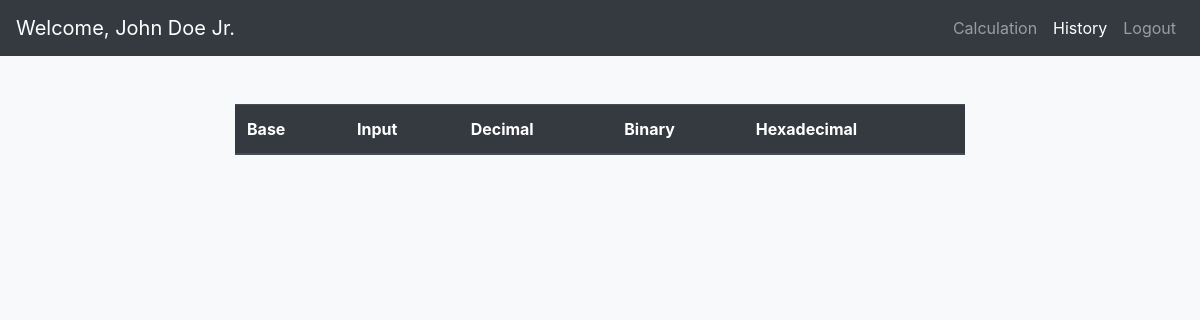
Page /dashboard (signed in) on the earlier database version.
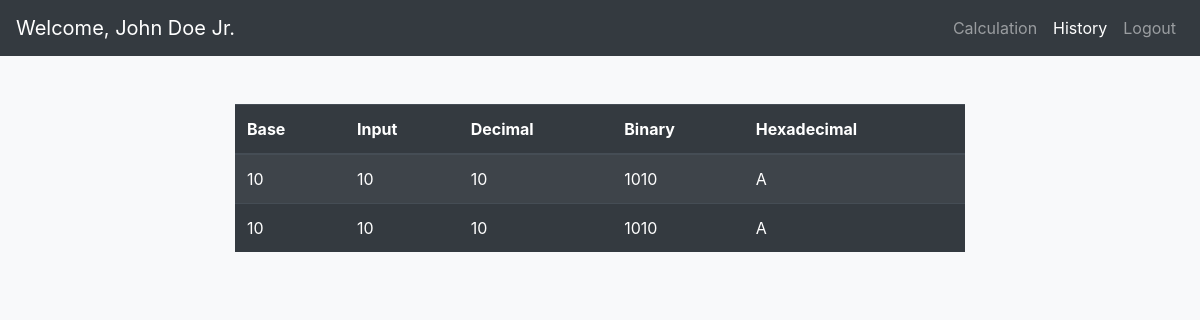
Same page on the later database version.
### tables this page shows
CREATE TABLE Calculation (
						ID INTEGER PRIMARY KEY,
						Input_Value TEXT NOT NULL,
						Input_Type INTEGER NOT NULL,
						User_ID INTEGER NOT NULL,
						FOREIGN KEY (User_ID)
							REFERENCES Users(ID)
								ON DELETE CASCADE
								ON UPDATE CASCADE
					);

### app.py (the view, shortened to what this page needs)
    @app.route("/dashboard")
    def dashboard():
        if "user_id" not in session:
            return redirect(url_for("index"))
        history = calculation.get_user_history(session.get("user_id"))
        output = []
        for h in history:
            dec_val = int(h[0], h[1])
            hex_val = hex(dec_val).replace("0x", "").upper()
            bin_val = bin(dec_val).replace("0b", "")
            output.append(
                {
                    "input": h[0],
                    "base": h[1],
                    "hex": hex_val,
                    "dec": dec_val,
                    "bin": bin_val,
                }
            )
        return render_template(
            "dashboard.html",
            user_id=session.get("user_id"),
            user_name=session.get("user_name"),
            history=output,
        )

### utilities/calculation.py (called while the page is built)
    def get_user_history(self, userID):
        query = "SELECT Input_Value, Input_Type FROM Calculation WHERE User_ID=? ORDER BY User_ID DESC LIMIT 10"
        try:
            with sql.connect(dbname) as conn:
                cur = conn.cursor()
                cur.execute(query, (userID,))
                rows = list(cur.fetchall())
                return rows
        except:
            conn.rollback()
        return None

### templates/dashboard.html (shortened to what this page needs)
{%extends "base.html"%}
{%set title="History Page"%}
{%block body_main%}
<div class="container my-5">
	<div class="row">
		<div class="col-12 col-md-10 col-lg-8 mx-auto table-responsive">
			<table class="table table-dark table-striped w-100">
				<thead>
					<tr>
						<th>Base</th>
						<th>Input</th>
						<th>Decimal</th>
						<th>Binary</th>
						<th>Hexadecimal</th>
					</tr>
				</thead>
				<tbody>
					{%for record in history%}
					<tr>
						<td>{{record["base"]}}</td>
						<td>{{record["input"]}}</td>
						<td>{{record["dec"]}}</td>
						<td>{{record["bin"]}}</td>
						<td>{{record["hex"]}}</td>
					</tr>
					{%endfor%}
				</tbody>
			</table>
		</div>
	</div>
</div>
{%endblock%}

### templates/base.html (shortened to what this page needs)
<!DOCTYPE html>
<html>
<head>
	<link rel="stylesheet" href="https://maxcdn.bootstrapcdn.com/bootstrap/4.5.2/css/bootstrap.min.css">
</head>
<body class="bg-light">
	<nav class="navbar navbar-expand-md bg-dark navbar-dark sticky-top">
		<div class="navbar-brand">Welcome, {{user_name|default('User')}}</div>
		<div class="collapse navbar-collapse" id="collapsibleNavbar">
			<ul class="navbar-nav ml-auto">
				{%if user_id%}
				<li class="nav-item">
					<a class="nav-link {% if url_for('index')== request.path %}active{% endif %}" href="{{url_for('index')}}">Calculation</a>
				</li>
				<li class="nav-item">
					<a class="nav-link {% if url_for('dashboard')== request.path %}active{% endif %}" href="{{url_for('dashboard')}}">History</a>
				</li>
				<li class="nav-item">
					<a class="nav-link" href="{{url_for('logout')}}">Logout</a>
				</li>
				{%endif%}
			</ul>
		</div>
	</nav>
	{%block body_main%}{%endblock%}
</body>
</html>

Differences in the rows shown:
added Calculation: base "10", input "10", dec "10", bin "1010", hex "A"
added Calculation: base "10", input "10", dec "10", bin "1010", hex "A"
